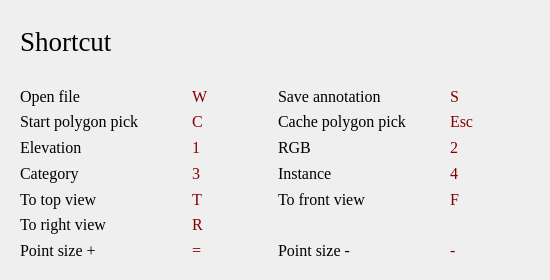
<?xml version="1.0" encoding="UTF-8"?>
<ui version="4.0">
 <class>Dialog</class>
 <widget class="QDialog" name="Dialog">
  <property name="geometry">
   <rect>
    <x>0</x>
    <y>0</y>
    <width>550</width>
    <height>280</height>
   </rect>
  </property>
  <property name="sizePolicy">
   <sizepolicy hsizetype="Preferred" vsizetype="Expanding">
    <horstretch>0</horstretch>
    <verstretch>0</verstretch>
   </sizepolicy>
  </property>
  <property name="minimumSize">
   <size>
    <width>550</width>
    <height>280</height>
   </size>
  </property>
  <property name="maximumSize">
   <size>
    <width>550</width>
    <height>280</height>
   </size>
  </property>
  <property name="font">
   <font>
    <kerning>true</kerning>
   </font>
  </property>
  <property name="windowTitle">
   <string>help</string>
  </property>
  <layout class="QVBoxLayout" name="verticalLayout">
   <item>
    <widget class="QWidget" name="widget" native="true">
     <property name="minimumSize">
      <size>
       <width>0</width>
       <height>60</height>
      </size>
     </property>
     <property name="maximumSize">
      <size>
       <width>16777215</width>
       <height>60</height>
      </size>
     </property>
     <layout class="QHBoxLayout" name="horizontalLayout">
      <item>
       <widget class="QLabel" name="label">
        <property name="font">
         <font>
          <family>Times New Roman</family>
          <pointsize>20</pointsize>
          <weight>50</weight>
          <italic>false</italic>
          <bold>false</bold>
         </font>
        </property>
        <property name="text">
         <string>Shortcut</string>
        </property>
        <property name="textFormat">
         <enum>Qt::AutoText</enum>
        </property>
       </widget>
      </item>
     </layout>
    </widget>
   </item>
   <item>
    <widget class="QWidget" name="widget_2" native="true">
     <property name="font">
      <font>
       <family>Times New Roman</family>
       <pointsize>12</pointsize>
      </font>
     </property>
     <layout class="QGridLayout" name="gridLayout">
      <item row="0" column="0">
       <widget class="QLabel" name="label_6">
        <property name="text">
         <string>Open file</string>
        </property>
       </widget>
      </item>
      <item row="0" column="1">
       <widget class="QLabel" name="label_12">
        <property name="maximumSize">
         <size>
          <width>80</width>
          <height>16777215</height>
         </size>
        </property>
        <property name="styleSheet">
         <string notr="true">color: rgb(133, 0, 0);</string>
        </property>
        <property name="text">
         <string>W</string>
        </property>
       </widget>
      </item>
      <item row="0" column="2">
       <widget class="QLabel" name="label_10">
        <property name="text">
         <string>Save annotation</string>
        </property>
       </widget>
      </item>
      <item row="0" column="3">
       <widget class="QLabel" name="label_19">
        <property name="maximumSize">
         <size>
          <width>80</width>
          <height>16777215</height>
         </size>
        </property>
        <property name="styleSheet">
         <string notr="true">color: rgb(133, 0, 0);</string>
        </property>
        <property name="text">
         <string>S</string>
        </property>
       </widget>
      </item>
      <item row="1" column="0">
       <widget class="QLabel" name="label_4">
        <property name="text">
         <string>Start polygon pick</string>
        </property>
       </widget>
      </item>
      <item row="1" column="1">
       <widget class="QLabel" name="label_13">
        <property name="maximumSize">
         <size>
          <width>80</width>
          <height>16777215</height>
         </size>
        </property>
        <property name="styleSheet">
         <string notr="true">color: rgb(133, 0, 0);</string>
        </property>
        <property name="text">
         <string>C</string>
        </property>
       </widget>
      </item>
      <item row="1" column="2">
       <widget class="QLabel" name="label_5">
        <property name="text">
         <string>Cache polygon pick</string>
        </property>
       </widget>
      </item>
      <item row="1" column="3">
       <widget class="QLabel" name="label_18">
        <property name="maximumSize">
         <size>
          <width>80</width>
          <height>16777215</height>
         </size>
        </property>
        <property name="styleSheet">
         <string notr="true">color: rgb(133, 0, 0);</string>
        </property>
        <property name="text">
         <string>Esc</string>
        </property>
       </widget>
      </item>
      <item row="2" column="0">
       <widget class="QLabel" name="label_24">
        <property name="text">
         <string>Elevation </string>
        </property>
       </widget>
      </item>
      <item row="2" column="1">
       <widget class="QLabel" name="label_28">
        <property name="maximumSize">
         <size>
          <width>80</width>
          <height>16777215</height>
         </size>
        </property>
        <property name="styleSheet">
         <string notr="true">color: rgb(133, 0, 0);</string>
        </property>
        <property name="text">
         <string>1</string>
        </property>
       </widget>
      </item>
      <item row="2" column="2">
       <widget class="QLabel" name="label_25">
        <property name="text">
         <string>RGB</string>
        </property>
       </widget>
      </item>
      <item row="2" column="3">
       <widget class="QLabel" name="label_30">
        <property name="maximumSize">
         <size>
          <width>80</width>
          <height>16777215</height>
         </size>
        </property>
        <property name="styleSheet">
         <string notr="true">color: rgb(133, 0, 0);</string>
        </property>
        <property name="text">
         <string>2</string>
        </property>
       </widget>
      </item>
      <item row="3" column="0">
       <widget class="QLabel" name="label_26">
        <property name="text">
         <string>Category</string>
        </property>
       </widget>
      </item>
      <item row="3" column="1">
       <widget class="QLabel" name="label_29">
        <property name="maximumSize">
         <size>
          <width>80</width>
          <height>16777215</height>
         </size>
        </property>
        <property name="styleSheet">
         <string notr="true">color: rgb(133, 0, 0);</string>
        </property>
        <property name="text">
         <string>3</string>
        </property>
       </widget>
      </item>
      <item row="3" column="2">
       <widget class="QLabel" name="label_27">
        <property name="text">
         <string>Instance</string>
        </property>
       </widget>
      </item>
      <item row="3" column="3">
       <widget class="QLabel" name="label_31">
        <property name="maximumSize">
         <size>
          <width>80</width>
          <height>16777215</height>
         </size>
        </property>
        <property name="styleSheet">
         <string notr="true">color: rgb(133, 0, 0);</string>
        </property>
        <property name="text">
         <string>4</string>
        </property>
       </widget>
      </item>
      <item row="4" column="0">
       <widget class="QLabel" name="label_8">
        <property name="text">
         <string>To top view</string>
        </property>
       </widget>
      </item>
      <item row="4" column="1">
       <widget class="QLabel" name="label_15">
        <property name="maximumSize">
         <size>
          <width>80</width>
          <height>16777215</height>
         </size>
        </property>
        <property name="styleSheet">
         <string notr="true">color: rgb(133, 0, 0);</string>
        </property>
        <property name="text">
         <string>T</string>
        </property>
       </widget>
      </item>
      <item row="4" column="2">
       <widget class="QLabel" name="label_9">
        <property name="text">
         <string>To front view</string>
        </property>
       </widget>
      </item>
      <item row="4" column="3">
       <widget class="QLabel" name="label_20">
        <property name="maximumSize">
         <size>
          <width>80</width>
          <height>16777215</height>
         </size>
        </property>
        <property name="styleSheet">
         <string notr="true">color: rgb(133, 0, 0);</string>
        </property>
        <property name="text">
         <string>F</string>
        </property>
       </widget>
      </item>
      <item row="5" column="0">
       <widget class="QLabel" name="label_14">
        <property name="text">
         <string>To right view</string>
        </property>
       </widget>
      </item>
      <item row="5" column="1">
       <widget class="QLabel" name="label_16">
        <property name="maximumSize">
         <size>
          <width>80</width>
          <height>16777215</height>
         </size>
        </property>
        <property name="styleSheet">
         <string notr="true">color: rgb(133, 0, 0);</string>
        </property>
        <property name="text">
         <string>R</string>
        </property>
       </widget>
      </item>
      <item row="6" column="0">
       <widget class="QLabel" name="label_22">
        <property name="text">
         <string>Point size +</string>
        </property>
       </widget>
      </item>
      <item row="6" column="1">
       <widget class="QLabel" name="label_23">
        <property name="maximumSize">
         <size>
          <width>80</width>
          <height>16777215</height>
         </size>
        </property>
        <property name="styleSheet">
         <string notr="true">color: rgb(133, 0, 0);</string>
        </property>
        <property name="text">
         <string>=</string>
        </property>
       </widget>
      </item>
      <item row="6" column="2">
       <widget class="QLabel" name="label_11">
        <property name="text">
         <string>Point size -</string>
        </property>
       </widget>
      </item>
      <item row="6" column="3">
       <widget class="QLabel" name="label_21">
        <property name="maximumSize">
         <size>
          <width>80</width>
          <height>16777215</height>
         </size>
        </property>
        <property name="styleSheet">
         <string notr="true">color: rgb(133, 0, 0);</string>
        </property>
        <property name="text">
         <string>-</string>
        </property>
       </widget>
      </item>
     </layout>
    </widget>
   </item>
  </layout>
 </widget>
 <resources/>
 <connections/>
</ui>
